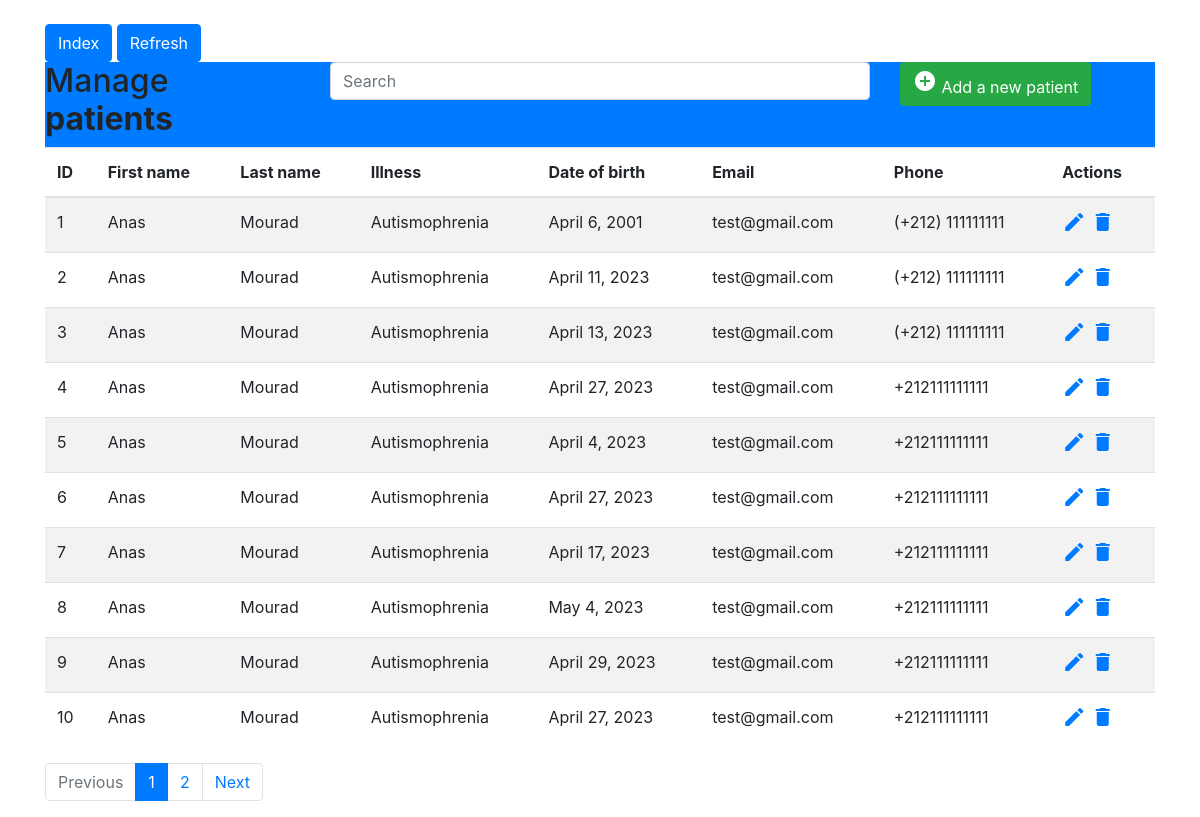
The app's page /patients/ with its own data.
### hospital/models.py (models this page shows)
class Patient(models.Model):
    first_name = models.CharField(max_length=30)
    last_name = models.CharField(max_length=30)
    illness = models.CharField(max_length=20)
    birthday = models.DateField()
    email = models.EmailField()
    phone = models.CharField(max_length=20)

### hospital/views.py (the view, shortened to what this page needs)
# urls.py: path('patients/', patients, name='patients'),
def patients(request):
    patients = Patient.objects.all()
    query = request.GET.get('q')
    paginator = Paginator(patients, 10)
    page_number = request.GET.get('page')
    page_obj = paginator.get_page(page_number)
    context = {
        'patients': page_obj
    }
    return render(request, 'patients/patients.html', context)

### hospital/templates/patients/patients.html
{% extends "base.html" %}
{% block content %}
<div class="container-xl">
	<a href="{% url 'index' %}" class="btn btn-primary mt-4">Index</a>
	<a href="{% url 'patients' %}" class="btn btn-primary mt-4">Refresh</a>
	<div class="table-responsive">
		<div class="table-wrapper">
			<div class="table-title bg-primary">
				<div class="row">
					<div class="col-sm-3">
						<h2>Manage <b>patients</b></h2>
					</div>
					<div class="col-sm-6">
						<form class="form my-2 my-lg-0" method="get" action="{% url 'patients' %}">
							<input class="form-control mr-sm-2" type="search" placeholder="Search" aria-label="Search" name="q" value="{{ query }}">
						</form>
					</div>
					<div class="col-sm-3">
						<a href="{% url 'add_patient' %}" class="btn btn-success"><i class="material-icons">&#xE147;</i> <span>Add a new patient</span></a>
					</div>
				</div>
			</div>
			<table class="table table-striped table-hover">
				<thead>
					<tr>
						<th>ID</th>
						<th>First name</th>
						<th>Last name</th>
						<th>Illness</th>
                        <th>Date of birth</th>
						<th>Email</th>
						<th>Phone</th>
                        <th>Actions</th>
					</tr>
				</thead>
				<tbody>
					{% for patient in patients %}
					<tr>
						<td>{{patient.id}}</td>
						<td>{{patient.first_name}}</td>
						<td>{{patient.last_name}}</td>
						<td>{{patient.illness}}</td>
						<td>{{patient.birthday}}</td>
                        <td>{{patient.email}}</td>
                        <td>{{patient.phone}}</td>
						<td>
							<a href="{% url 'edit_patient' patient.pk %}" class="edit"><i class="material-icons" title="Edit">&#xE254;</i></a>
							<a href="{% url 'delete_patient' patient.pk %}" class="delete" onclick="return confirm('Confirm patient deletion.\nThis action cannot be undone!')"><i class="material-icons" title="Delete">&#xE872;</i></a>
						</td>
					</tr>
					{% endfor %}
				</tbody>
			</table>
			{% if patients.has_other_pages %}
			<div class="clearfix">
				<ul class="pagination">
					{% if patients.has_previous %}
					<li class="page-item"><a href="?page={{ patients.previous_page_number }}"
							class="page-link">Previous</a></li>
					{% else %}
					<li class="page-item disabled"><a href="#" class="page-link">Previous</a></li>
					{% endif %}
					{% for page in patients.paginator.page_range %}
					{% if patients.number == page %}
					<li class="page-item active"><a href="#" class="page-link">{{ page }}</a></li>
					{% else %}
					<li class="page-item"><a href="?page={{ page }}" class="page-link">{{ page }}</a></li>
					{% endif %}
					{% endfor %}
					{% if patients.has_next %}
					<li class="page-item"><a href="?page={{ patients.next_page_number }}" class="page-link">Next</a>
					</li>
					{% else %}
					<li class="page-item disabled"><a href="#" class="page-link">Next</a></li>
					{% endif %}
				</ul>
			</div>
			{% endif %}
		</div>
	</div>
</div>
{% endblock %}

### hospital/templates/base.html (shortened to what this page needs)
{% load static %}
<!DOCTYPE html>
<html lang="en">
<head>
<link rel="stylesheet" href="https://stackpath.bootstrapcdn.com/bootstrap/4.5.0/css/bootstrap.min.css">
<link rel="stylesheet" href="https://maxcdn.bootstrapcdn.com/font-awesome/4.7.0/css/font-awesome.min.css">
<link rel="stylesheet" href="{% static 'style.css' %}">
</head>
<body>
    {% block content %}
    {% endblock %}
</body>
</html>

### records on screen
Patient: id "1", first_name "Anas", last_name "Mourad", illness "Autismophrenia", birthday "April 6, 2001", email "test@gmail.com", phone "(+212) 111111111"
Patient: id "2", first_name "Anas", last_name "Mourad", illness "Autismophrenia", birthday "April 11, 2023", email "test@gmail.com", phone "(+212) 111111111"
Patient: id "3", first_name "Anas", last_name "Mourad", illness "Autismophrenia", birthday "April 13, 2023", email "test@gmail.com", phone "(+212) 111111111"
Patient: id "4", first_name "Anas", last_name "Mourad", illness "Autismophrenia", birthday "April 27, 2023", email "test@gmail.com", phone "+212111111111"
Patient: id "5", first_name "Anas", last_name "Mourad", illness "Autismophrenia", birthday "April 4, 2023", email "test@gmail.com", phone "+212111111111"
Patient: id "6", first_name "Anas", last_name "Mourad", illness "Autismophrenia", birthday "April 27, 2023", email "test@gmail.com", phone "+212111111111"
Patient: id "7", first_name "Anas", last_name "Mourad", illness "Autismophrenia", birthday "April 17, 2023", email "test@gmail.com", phone "+212111111111"
Patient: id "8", first_name "Anas", last_name "Mourad", illness "Autismophrenia", birthday "May 4, 2023", email "test@gmail.com", phone "+212111111111"
Patient: id "9", first_name "Anas", last_name "Mourad", illness "Autismophrenia", birthday "April 29, 2023", email "test@gmail.com", phone "+212111111111"
Patient: id "10", first_name "Anas", last_name "Mourad", illness "Autismophrenia", birthday "April 27, 2023", email "test@gmail.com", phone "+212111111111"

### other values on screen
{{ page }} "1"
{{ page }} "2"
